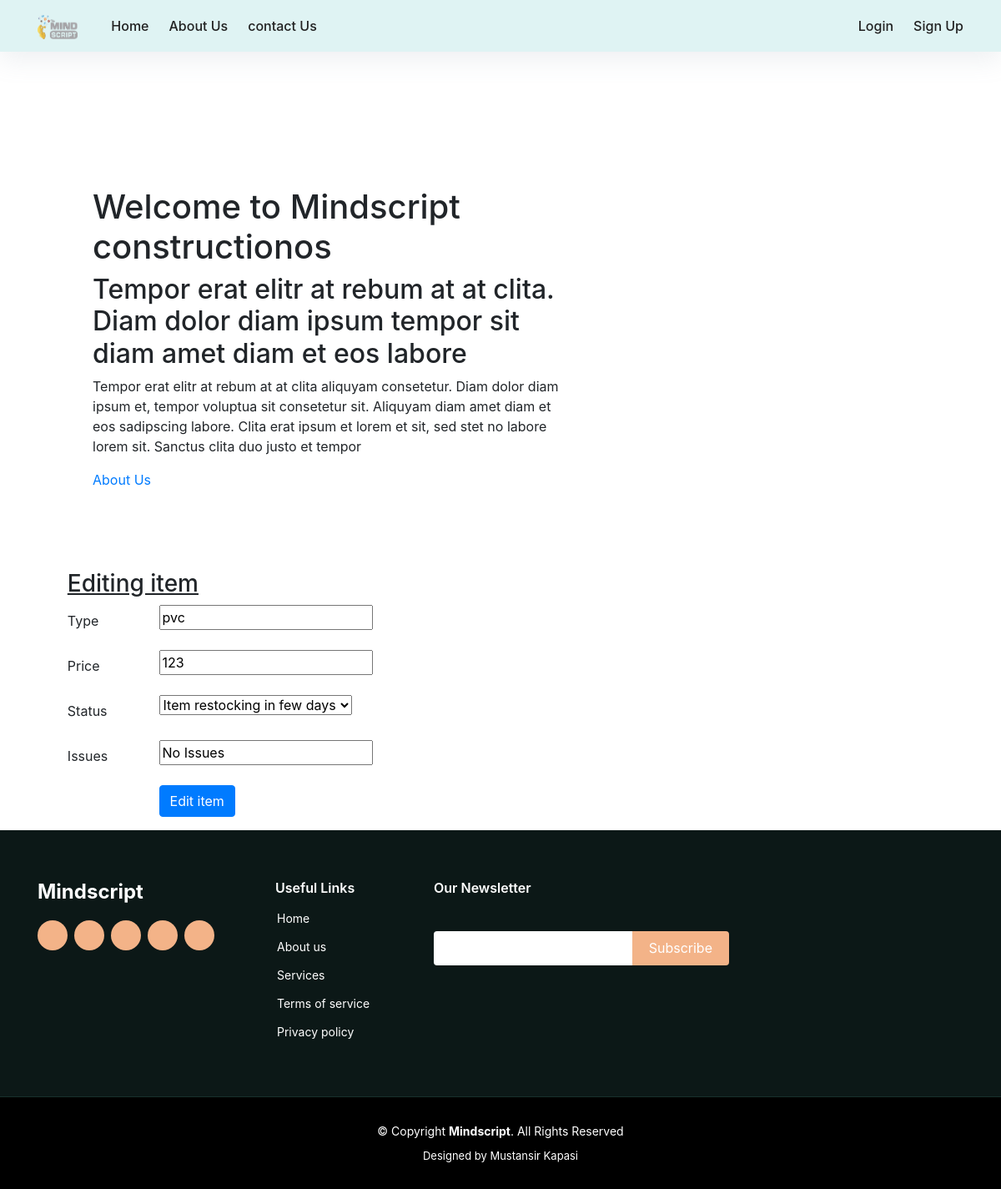
Page /Insulation/edit_item/2 on the committed database.
### web_app/models.py (models this page shows, shortened)
class Material(models.Model):
    type = models.CharField(max_length=200, blank=False)
    price = models.IntegerField()
    choices = (
        ('AVAILABLE', 'Item ready to be purchased'),
        ('SOLD', 'Item already purchased'),
        ('RESTOCKING', 'Item restocking in few days')
    )
    status = models.CharField(max_length=10, choices=choices, default='SOLD')
    issues = models.CharField(max_length=50, default="No Issues")
    class Meta:
        abstract = True

class Insulation(Material):
    pass

### web_app/views.py (the view)
# urls.py: url(r'^Insulation/edit_item/(?P<pk>\d+)$', edit_Insulation, name="edit_Insulation"),
def edit_Insulation(request, pk):
    return edit_item(request, pk, Insulation, InsulationForm)

### web_app/forms.py
class InsulationForm(forms.ModelForm):
    class Meta:
        model = Insulation
        fields = ('type', 'price', 'status', 'issues')

### web_app/views.py (called while the page is built)
def edit_item(request, pk, model, cls):
    item = get_object_or_404(model, pk=pk)
    if request.method == "POST":
        form = cls(request.POST, instance=item)
        if form.is_valid():
            form.save()
            return redirect('dashboard')
    else:
        form = cls(instance=item)
        return render(request, 'web_app/edit_item.html', {'form': form})

### web_app/templates/web_app/edit_item.html (shortened to what this page needs)
{% extends 'web_app/dashboard.html' %}
{% block content %}
<div class="container col-md-10 edit_box" >
  <form method="POST">
    <h3><u>Editing item</u></h3>
    {% for field in form %}
    <div class="form-group row">
      <label for="id_{{ field.name }}" class="col-2 col-form-label">{{ field.label }}</label>
      <div class="col-10">
        {{ field }}
      </div>
    </div>
    {% endfor %}
    <div class="form-group row">
      <div class="offset-sm-2 col-sm-6">
        <button type="submit" class="btn btn-primary">Edit item</button>
      </div>
    </div>
  </form>
</div>
{% endblock %}

### rows in the picture
Insulation: form "pvc" "123" "Item restocking in few days" "No Issues"

### other values in the picture
{{ field.label }} "Type" "Price" "Status" "Issues"
